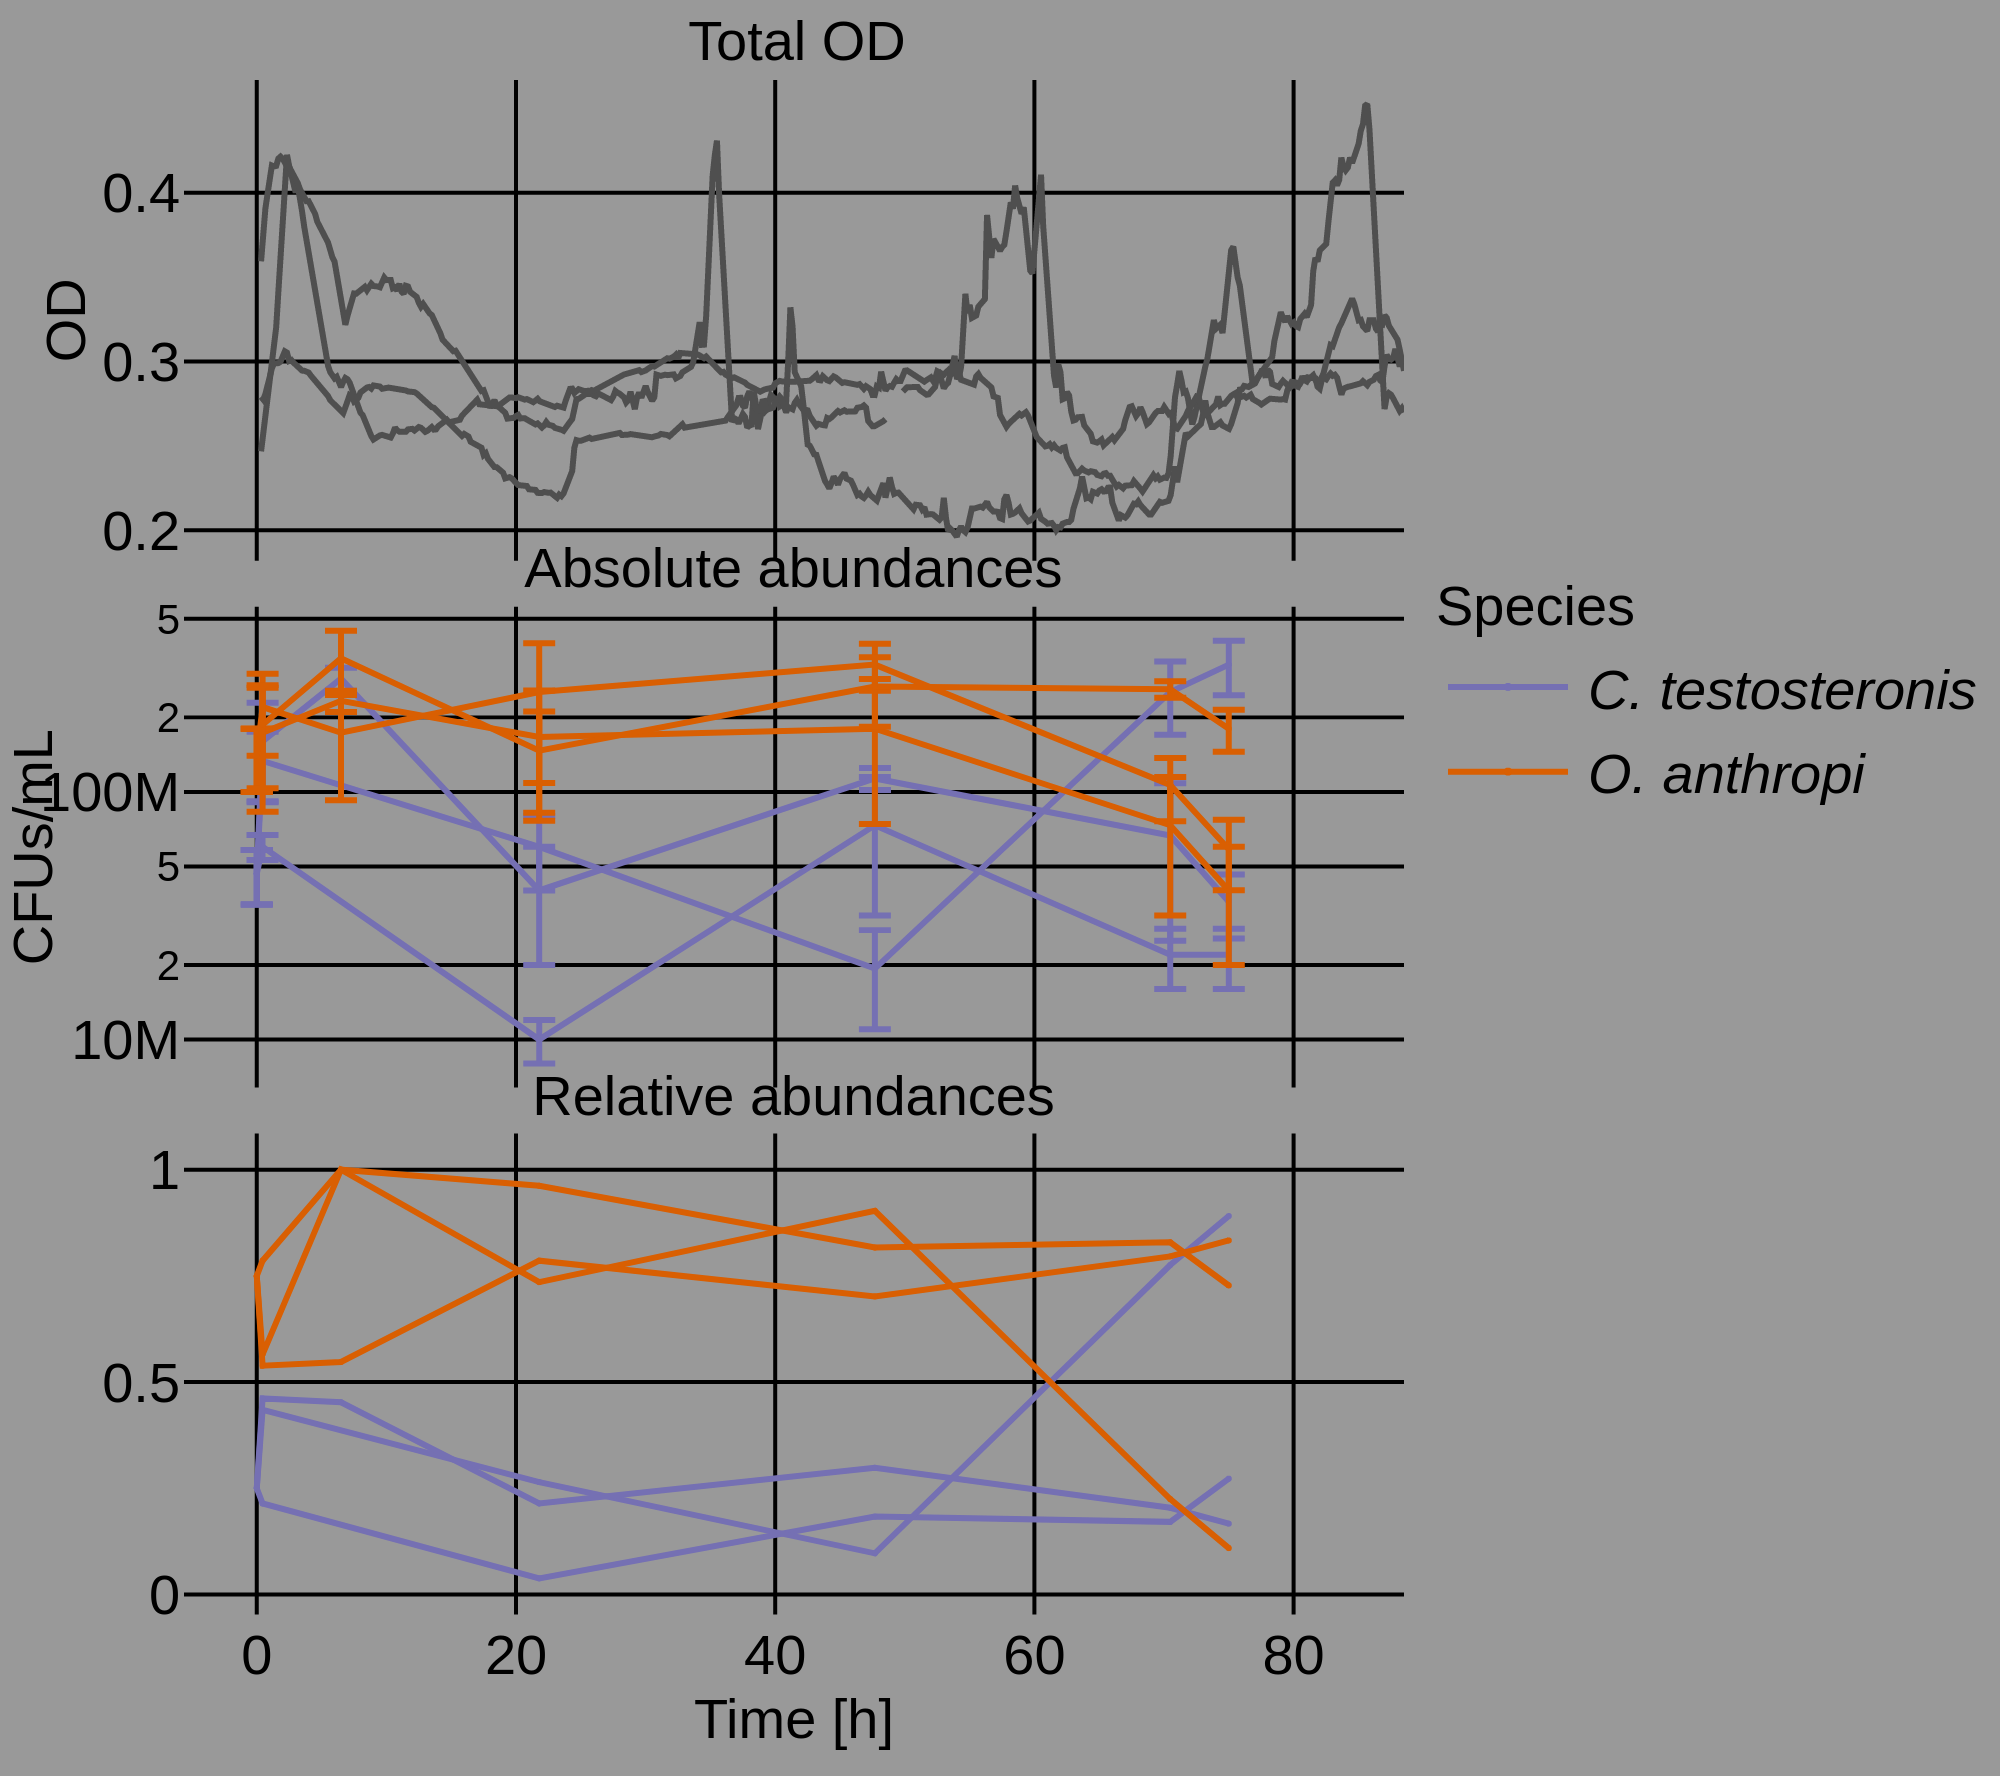

Here is the Python script that generated this plot:
import plotly.graph_objects as go
from chibio_parser import fluorescence_paresr, cfu_parser, ct_oa_parser
from plotly.subplots import make_subplots
from style_plot import *

# Data parsing
"""
dirs = [
    "240818_ct_oa_thiamine",
    "240818_ct_oa_thiamine_restart",
    "240818_ct_oa_thiamine_restart_2",
]

out_dir = "240818_ct_oa_thiamine_merged"

reactors = ["M0", "M1", "M2"]

for r in reactors:
    dfs = []
    for d in dirs:
        f = glob(
            join("/", "home", "eric", "ChiBioFlow", "data", d, r,
                 "*_data.csv"))[0]
        df = pd.read_csv(f)
        dfs.append(df)
    out = pd.concat(dfs)
    out["exp_time"] = np.linspace(0, 60 * len(out), len(out))
    out.to_csv(
        join("/", "home", "eric", "ChiBioFlow", "data", out_dir, r,
             split(f)[-1]))
"""


def plot_exp():
    Ms, cfus = ct_oa_parser(
        '/home/eric/ChiBioFlow/data/at_oa/240818_ct_oa_thiamine')

    fig = make_subplots(rows=3,
                        cols=1,
                        shared_xaxes=True,
                        subplot_titles=[
                            'Total OD', 'Absolute abundances',
                            'Relative abundances'
                        ],
                        vertical_spacing=0.03)
    for M in Ms:
        fig.add_trace(go.Scatter(x=M['exp_time'],
                                 y=M['od_measured'],
                                 marker=dict(color='#4F4F4F'),
                                 showlegend=False,
                                 hovertext=M['reactor']),
                      row=1,
                      col=1)
    for species in ['ct', 'oa']:
        for M in cfus[species]:
            fig.add_trace(go.Scatter(x=M['sample_time'],
                                     y=M['average'],
                                     name=abb[species],
                                     marker=dict(color=colors[species]),
                                     error_y=dict(type="data",
                                                  array=M["stdev"].to_list(),
                                                  visible=True),
                                     showlegend=False,
                                     hovertext=M['reactor']),
                          row=2,
                          col=1)

    for species in ['ct', 'oa']:
        for M in cfus[species]:
            fig.add_trace(go.Scatter(x=M['sample_time'],
                                     y=M['composition'],
                                     marker=dict(color=colors[species]),
                                     showlegend=False,
                                     hovertext=M['reactor']),
                          row=3,
                          col=1)

    fig['data'][3]['showlegend'] = True
    fig['data'][6]['showlegend'] = True
    fig["layout"]['yaxis2']["type"] = "log"
    fig["layout"]['yaxis1']["title"] = "OD"
    fig["layout"]['yaxis2']["title"] = "CFUs/mL"
    fig["layout"]['xaxis3']["title"] = "Time [h]"
    fig.update_layout(
        legend=dict(
            title='Species',
            y=0.6,  # Position the legend vertically; adjust as needed for placement
        ),
        width=width,
        height=height)
    fig.update_layout(width=width / 2, height=height / 1.8)
    fig = style_plot(fig, marker_size=1.5)
    fig.write_image('plot.png', scale=4)
    fig.show()


plot_exp()
